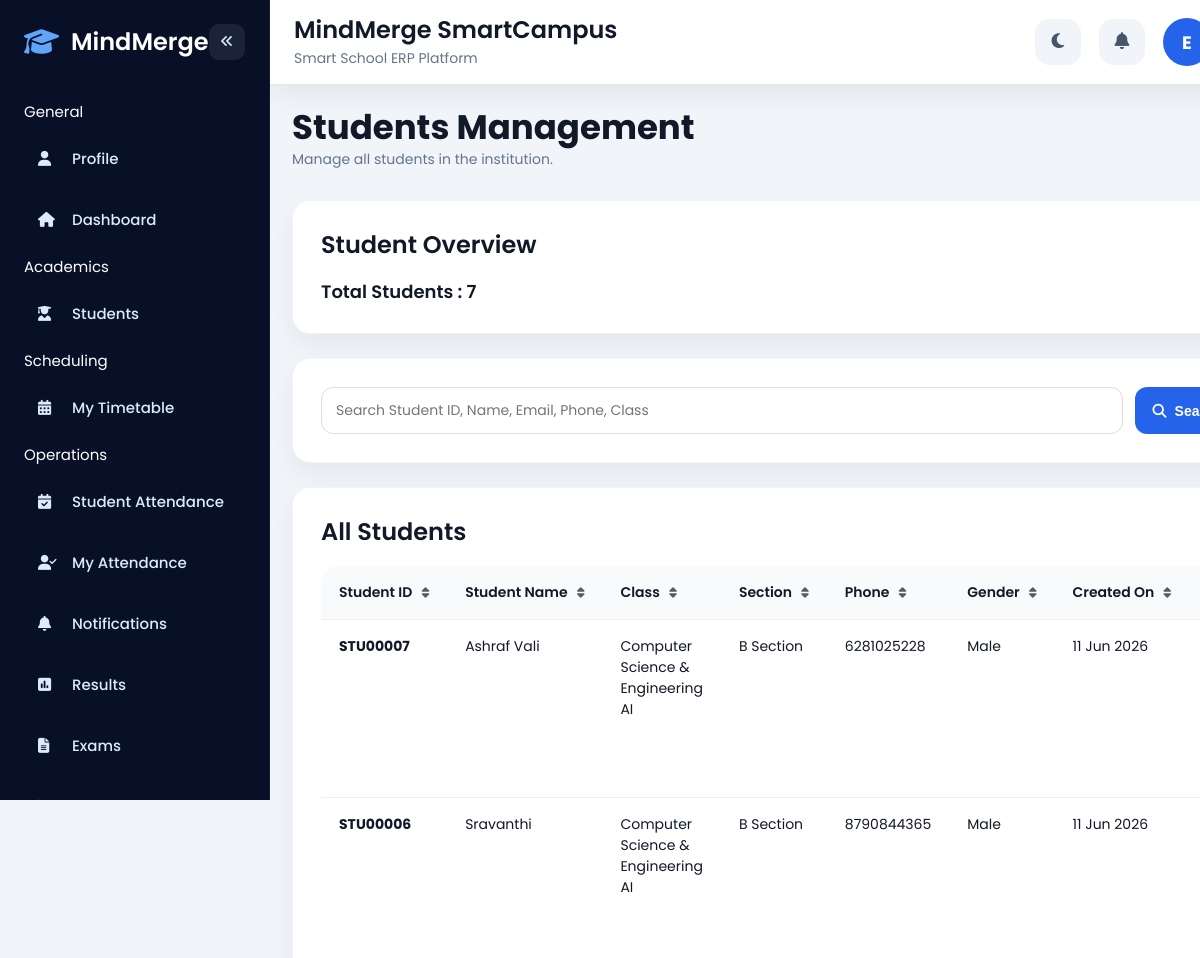
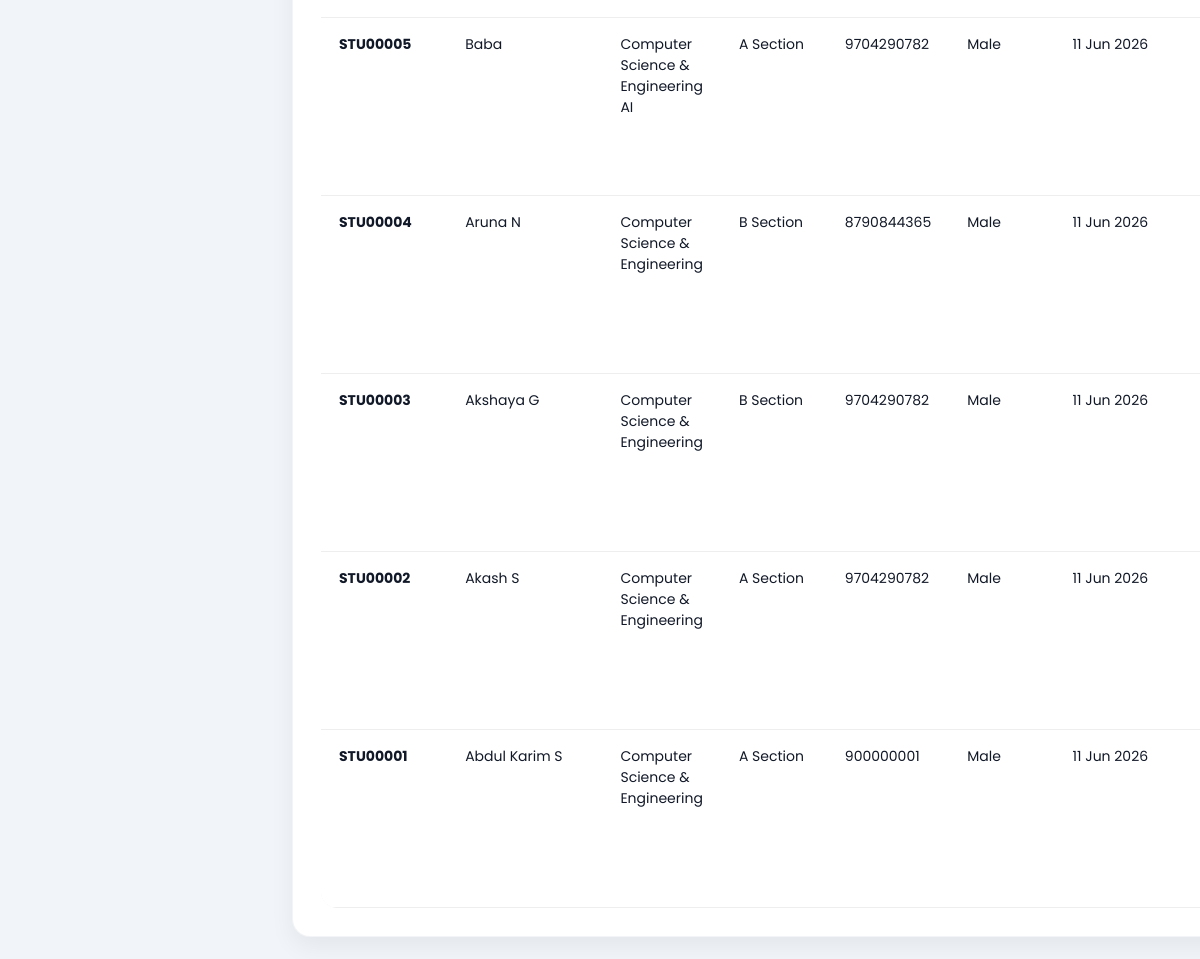
Screenshot of /students/index.php (signed in) with the database file from the repository (2 pictures, top to bottom).
### tables this page shows
CREATE TABLE `students` (
  `id` int(11) NOT NULL,
  `user_id` int(11) NOT NULL,
  `student_id` varchar(50) DEFAULT NULL,
  `class_id` int(11) DEFAULT NULL,
  `section_id` int(11) DEFAULT NULL,
  `class_name` varchar(30) DEFAULT NULL,
  `section_name` varchar(30) DEFAULT NULL,
  `dob` date DEFAULT NULL,
  `gender` varchar(20) DEFAULT NULL,
  `address` text DEFAULT NULL,
  `parent_phone` varchar(20) DEFAULT NULL,
  `created_at` timestamp NOT NULL DEFAULT current_timestamp()
);

CREATE TABLE `users` (
  `id` int(11) NOT NULL,
  `full_name` varchar(100) NOT NULL,
  `email` varchar(100) NOT NULL,
  `phone` varchar(20) NOT NULL,
  `password` varchar(255) NOT NULL,
  `role` enum('admin','teacher','student','parent') NOT NULL,
  `profile_photo` varchar(255) DEFAULT 'default.png',
  `theme_preference` varchar(20) DEFAULT 'light',
  `created_at` timestamp NOT NULL DEFAULT current_timestamp(),
  `admin_id` varchar(50) DEFAULT NULL
);

CREATE TABLE `classes` (
  `class_id` int(11) NOT NULL,
  `class_code` varchar(20) DEFAULT NULL,
  `class_name` varchar(50) NOT NULL,
  `description` text DEFAULT NULL,
  `status` enum('active','inactive') DEFAULT 'active',
  `created_at` timestamp NOT NULL DEFAULT current_timestamp()
);

CREATE TABLE `sections` (
  `section_id` int(11) NOT NULL,
  `class_id` int(11) NOT NULL,
  `section_code` varchar(50) NOT NULL,
  `section_name` varchar(100) NOT NULL,
  `capacity` int(11) DEFAULT 50,
  `status` enum('active','inactive') DEFAULT 'active',
  `created_at` timestamp NOT NULL DEFAULT current_timestamp()
);

### students/index.php (the view, shortened to what this page needs)
<?php
include('../config/db.php');
$search = '';
if(isset($_GET['search'])){
$search = mysqli_real_escape_string(
$conn,
trim($_GET['search'])
);
$query = mysqli_query(
$conn,
"SELECT
s.id AS student_record_id,
s.*,
u.full_name,
u.email,
u.phone,
c.class_name,
sec.section_name
FROM students s
LEFT JOIN users u
ON s.user_id = u.id
LEFT JOIN classes c
ON s.class_id = c.class_id
LEFT JOIN sections sec
ON s.section_id = sec.section_id
WHERE
s.student_id LIKE '%$search%'
OR
u.full_name LIKE '%$search%'
OR
u.email LIKE '%$search%'
OR
u.phone LIKE '%$search%'
OR
c.class_name LIKE '%$search%'
OR
sec.section_name LIKE '%$search%'
ORDER BY s.id DESC"
);
}
else{
$query = mysqli_query(
$conn,
"SELECT
s.id AS student_record_id,
s.*,
u.full_name,
u.email,
u.phone,
c.class_name,
sec.section_name
FROM students s
LEFT JOIN users u
ON s.user_id = u.id
LEFT JOIN classes c
ON s.class_id = c.class_id
LEFT JOIN sections sec
ON s.section_id = sec.section_id
ORDER BY s.id DESC"
);
}
$total_students = mysqli_fetch_assoc(
mysqli_query(
$conn,
"SELECT COUNT(*) total FROM students"
)
)['total'];
?>
<!DOCTYPE html>
<html lang="en">
<head>
<link
rel="stylesheet"
href="../assets/css/global.css">
<link
rel="stylesheet"
href="../assets/css/layout.css">
<link
rel="stylesheet"
href="../assets/css/components.css">
<link
rel="stylesheet"
href="https://cdnjs.cloudflare.com/ajax/libs/font-awesome/6.5.1/css/all.min.css">
</head>
<body>
<div class="app-layout">
<?php include('../partials/sidebar.php'); ?>
<div class="main-content">
<?php include('../partials/topbar.php'); ?>
<div class="page-content">
<div class="page-header">
<div>
<h1>
Students Management
</h1>
<p>
Manage all students in the institution.
</p>
</div>
</div>
<div class="dashboard-section">
<div class="section-header">
<h2>
Student Overview
</h2>
</div>
<div
style="
font-size:18px;
font-weight:600;
">
Total Students :
<?php echo $total_students; ?>
</div>
</div>
<div class="dashboard-section">
<form method="GET">
<div
style="
display:flex;
gap:12px;
flex-wrap:wrap;
">
<input
type="text"
name="search"
class="form-input"
placeholder="Search Student ID, Name, Email, Phone, Class"
value="<?php echo htmlspecialchars($search); ?>"
style="flex:1;min-width:250px;">
<button
type="submit"
class="btn btn-primary">
<i class="fa-solid fa-magnifying-glass"></i>
Search
</button>
</div>
</form>
</div>
<div class="dashboard-section">
<div class="section-header">
<h2>
All Students
</h2>
</div>
<div class="table-responsive">
<table class="custom-table">
<thead>
<tr>
<th data-sort="true">
Student ID
</th>
<th data-sort="true">
Student Name
</th>
<th data-sort="true">
Class
</th>
<th data-sort="true">
Section
</th>
<th data-sort="true">
Phone
</th>
<th data-sort="true">
Gender
</th>
<th data-sort="true">
Created On
</th>
<th data-sort="false">
</th>
</tr>
</thead>
<tbody>
<?php
if(mysqli_num_rows($query) > 0){
while($row = mysqli_fetch_assoc($query)){
?>
<tr>
<td>
<strong>
<?php
echo htmlspecialchars(
$row['student_id']
);
?>
</strong>
</td>
<td>
<?php
echo htmlspecialchars(
$row['full_name']
);
?>
</td>
<td>
<?php
echo htmlspecialchars(
$row['class_name']
);
?>
</td>
<td>
<?php
echo htmlspecialchars(
$row['section_name']
);
?>
</td>
<td>
<?php
echo htmlspecialchars(
$row['phone']
);
?>
</td>
<td>
<?php
echo ucfirst(
$row['gender']
);
?>
</td>
<td>
<?php
echo date(
'd M Y',
strtotime(
$row['created_at']
)
);
?>
</td>
<td>
</td>
</tr>
<?php
}
} ?>
</tbody>
</table>
</div>
</div>
</div>
</div>
</div>
</body>
</html>

### assets/css/global.css (style rules this page uses)
:root { --primary:#2563eb; --primary-dark:#1d4ed8; --bg:#f1f5f9; --sidebar:#081028; --card:#ffffff; --text:#111827; --muted:#64748b; --success:#22c55e; --danger:#ef4444; --warning:#f59e0b; --radius-lg:18px; --radius-md:14px; --radius-sm:10px; --shadow: 0 10px 25px rgba(0,0,0,0.06); }
* { margin:0; padding:0; box-sizing:border-box; }
html, body { width:100%; overflow-x:hidden; scroll-behavior:smooth; }
body { font-family:'Poppins',sans-serif; background:var(--bg); color:var(--text); font-size:15px; }
h1 { font-size:34px; font-weight:700; line-height:1.2; }
h2 { font-size:24px; font-weight:600; line-height:1.3; }
p { color:var(--muted); line-height:1.6; font-size:14px; }
.page-content { padding:24px; width:100%; max-width:1500px; margin:auto; }
.table-responsive { width:100%; overflow-x:auto; border-radius:16px; }
@media (max-width:1200px) { .page-content { padding:22px; } }

### assets/css/layout.css (style rules this page uses)
.app-layout { display:flex; min-height:100vh; background:var(--bg); }
.main-content { margin-left:270px; width:100%; min-height:100vh; transition:0.3s; }

### assets/css/components.css (style rules this page uses)
.btn { border:none; padding:11px 18px; border-radius:12px; cursor:pointer; font-weight:600; transition:0.3s; text-decoration:none; display:inline-flex; align-items:center; justify-content:center; gap:8px; font-size:14px; }
.btn-primary { background:var(--primary); color:white; }
.form-input, .form-select, .form-textarea { width:100%; padding:12px 14px; border:1px solid #ddd; border-radius:12px; outline:none; transition:0.3s; font-size:14px; font-family:'Poppins',sans-serif; background:white; }
.table-responsive { width:100%; overflow-x:auto; border-radius:16px; }
.custom-table { width:100%; min-width:700px; border-collapse:collapse; background:var(--card); border-radius:16px; overflow:hidden; box-shadow:var(--shadow); }
.custom-table th, .custom-table td { padding:14px 16px; text-align:left; border-bottom:1px solid #eee; font-size:14px; vertical-align:top; }
.custom-table th { background:#f8fafc; font-weight:600; }
.page-header { display:flex; justify-content:space-between; align-items:center; gap:20px; flex-wrap:wrap; margin-bottom:30px; }
.dashboard-section { margin-top:24px; background:var(--card); padding:28px; border-radius:var(--radius-lg); box-shadow:var(--shadow); overflow:hidden; border:1px solid rgba(148,163,184,.12); }
.section-header { margin-bottom:18px; }
.custom-table th[data-sort="true"] { cursor:pointer; user-select:none; white-space:nowrap; }
.custom-table th, .custom-table td { padding:16px 18px; }

### rows the page displays
students: student "STU00007", user.full_name "Ashraf Vali", class.class_name "Computer Science & Engineering AI", section.section_name "B Section", user.phone "6281025228", gender "Male", created_at "11 Jun 2026"
students: student "STU00006", user.full_name "Sravanthi", class.class_name "Computer Science & Engineering AI", section.section_name "B Section", user.phone "8790844365", gender "Male", created_at "11 Jun 2026"
students: student "STU00005", user.full_name "Baba", class.class_name "Computer Science & Engineering AI", section.section_name "A Section", user.phone "9704290782", gender "Male", created_at "11 Jun 2026"
students: student "STU00004", user.full_name "Aruna N", class.class_name "Computer Science & Engineering", section.section_name "B Section", user.phone "8790844365", gender "Male", created_at "11 Jun 2026"
students: student "STU00003", user.full_name "Akshaya G", class.class_name "Computer Science & Engineering", section.section_name "B Section", user.phone "9704290782", gender "Male", created_at "11 Jun 2026"
students: student "STU00002", user.full_name "Akash S", class.class_name "Computer Science & Engineering", section.section_name "A Section", user.phone "9704290782", gender "Male", created_at "11 Jun 2026"
students: student "STU00001", user.full_name "Abdul Karim S", class.class_name "Computer Science & Engineering", section.section_name "A Section", user.phone "900000001", gender "Male", created_at "11 Jun 2026"

### other values shown
$group['label'] "General"
$config['label'] "Profile"
$config['label'] "Dashboard"
$group['label'] "Academics"
$config['label'] "Students"
$group['label'] "Scheduling"
$config['label'] "My Timetable"
$group['label'] "Operations"
$config['label'] "Student Attendance"
$config['label'] "My Attendance"
$config['label'] "Notifications"
$config['label'] "Results"
$config['label'] "Exams"
$first_letter "E"
$total_students "7"
